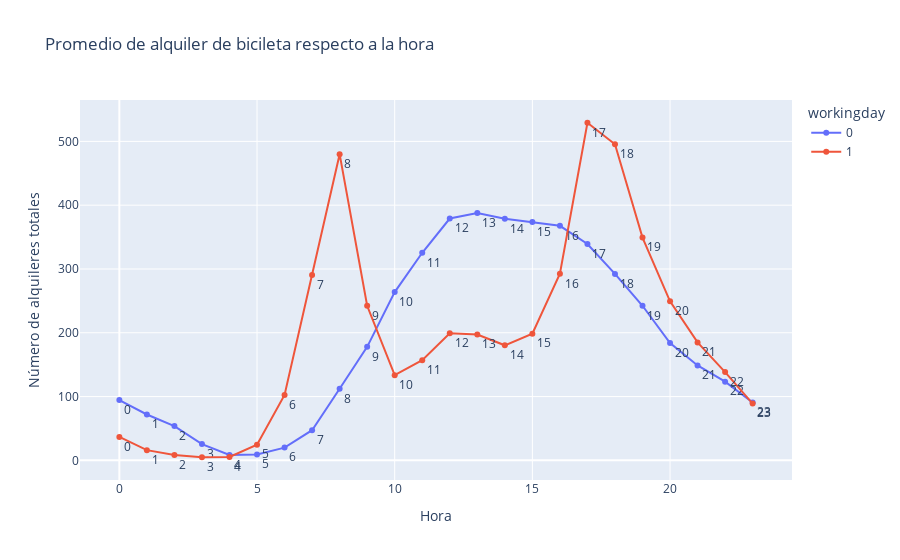

Notebook code for this chart:
### Code cell
import plotly.io as pio
pio.renderers.default = 'notebook' 
from plotly.offline import download_plotlyjs, init_notebook_mode,  iplot
init_notebook_mode(connected=True)
# Celda 2.2 - "workingday"=0 escriba su código y hallazgos 
workingday = pd.DataFrame(bikes.groupby(['workingday','hour']).total.mean())
workingday['total']=workingday['total'].apply(lambda x: round(x,2))
workingday.reset_index(level = [0,1], inplace=True)
workingday

# Celda 2.2 - "workingday"=0 escriba su código y hallazgos 
#workingday = workingday.query("workingday==0")
fig = px.line(workingday, x='hour', y="total", title="Promedio de alquiler de bicileta respecto a la hora", color='workingday',text="hour")
fig.update_traces(textposition="bottom right")
fig.update_xaxes(title_text= "Hora")
fig.update_yaxes(title_text= "Número de alquileres totales")
iplot(fig)

### Figure 1 — Plotly figure (JSON) as saved in the notebook; plotly's stock layout.template omitted (floating-point values rounded to 4 significant figures)
{"data": [{"hovertemplate": "workingday=0<br>hour=%{text}<br>total=%{y}<extra></extra>", "legendgroup": "0", "line": {"color": "#636efa", "dash": "solid"}, "marker": {"symbol": "circle"}, "mode": "lines+markers+text", "name": "0", "orientation": "v", "showlegend": true, "text": [0, 1, 2, 3, 4, 5, 6, 7, 8, 9, 10, 11, 12, 13, 14, 15, 16, 17, 18, 19, 20, 21, 22, 23], "textposition": "bottom right", "type": "scatter", "x": [0, 1, 2, 3, 4, 5, 6, 7, 8, 9, 10, 11, 12, 13, 14, 15, 16, 17, 18, 19, 20, 21, 22, 23], "xaxis": "x", "y": [94.49, 71.91, 53.75, 25.53, 8.54, 9.37, 19.99, 47.27, 112.3, 177.9, 263.8, 325.4, 379.1, 387.8, 378.7, 373.7, 367.6, 339.1, 292.2, 242.3, 183.8, 148.7, 123.3, 90.61], "yaxis": "y"}, {"hovertemplate": "workingday=1<br>hour=%{text}<br>total=%{y}<extra></extra>", "legendgroup": "1", "line": {"color": "#EF553B", "dash": "solid"}, "marker": {"symbol": "circle"}, "mode": "lines+markers+text", "name": "1", "orientation": "v", "showlegend": true, "text": [0, 1, 2, 3, 4, 5, 6, 7, 8, 9, 10, 11, 12, 13, 14, 15, 16, 17, 18, 19, 20, 21, 22, 23], "textposition": "bottom right", "type": "scatter", "x": [0, 1, 2, 3, 4, 5, 6, 7, 8, 9, 10, 11, 12, 13, 14, 15, 16, 17, 18, 19, 20, 21, 22, 23], "xaxis": "x", "y": [36.73, 16, 8.44, 4.89, 5.36, 24.53, 102.6, 290.7, 479.9, 242.3, 133.6, 157.0, 199.3, 197.2, 180.4, 198.6, 292.5, 529.2, 495.5, 349.3, 249.4, 184.9, 138.3, 89], "yaxis": "y"}], "layout": {"legend": {"title": {"text": "workingday"}, "tracegroupgap": 0}, "title": {"text": "Promedio de alquiler de bicileta respecto a la hora"}, "xaxis": {"anchor": "y", "domain": [0, 1], "title": {"text": "Hora"}}, "yaxis": {"anchor": "x", "domain": [0, 1], "title": {"text": "Número de alquileres totales"}}}}
